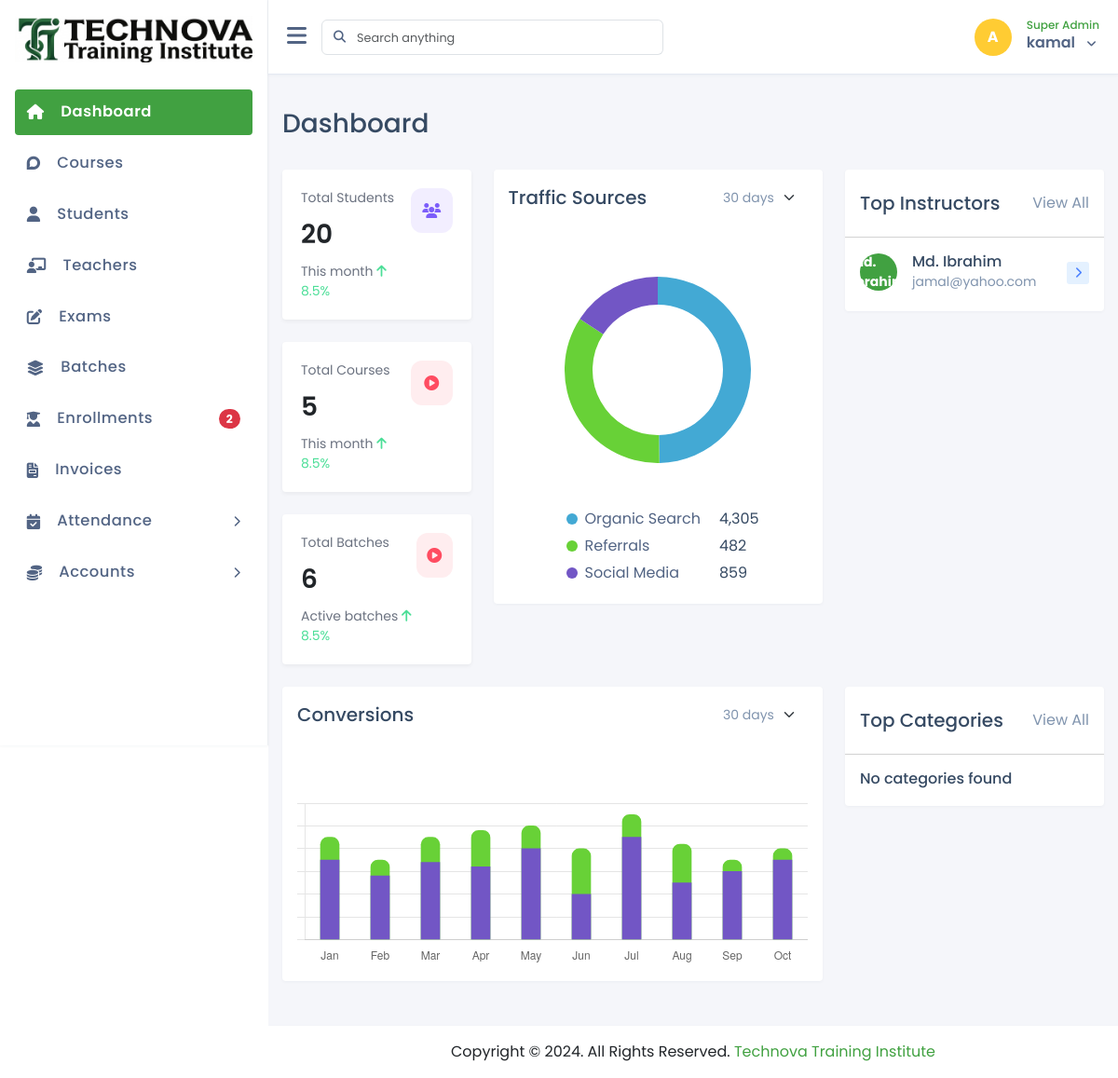
Before: /dashboard.php (signed in) with the older database file.
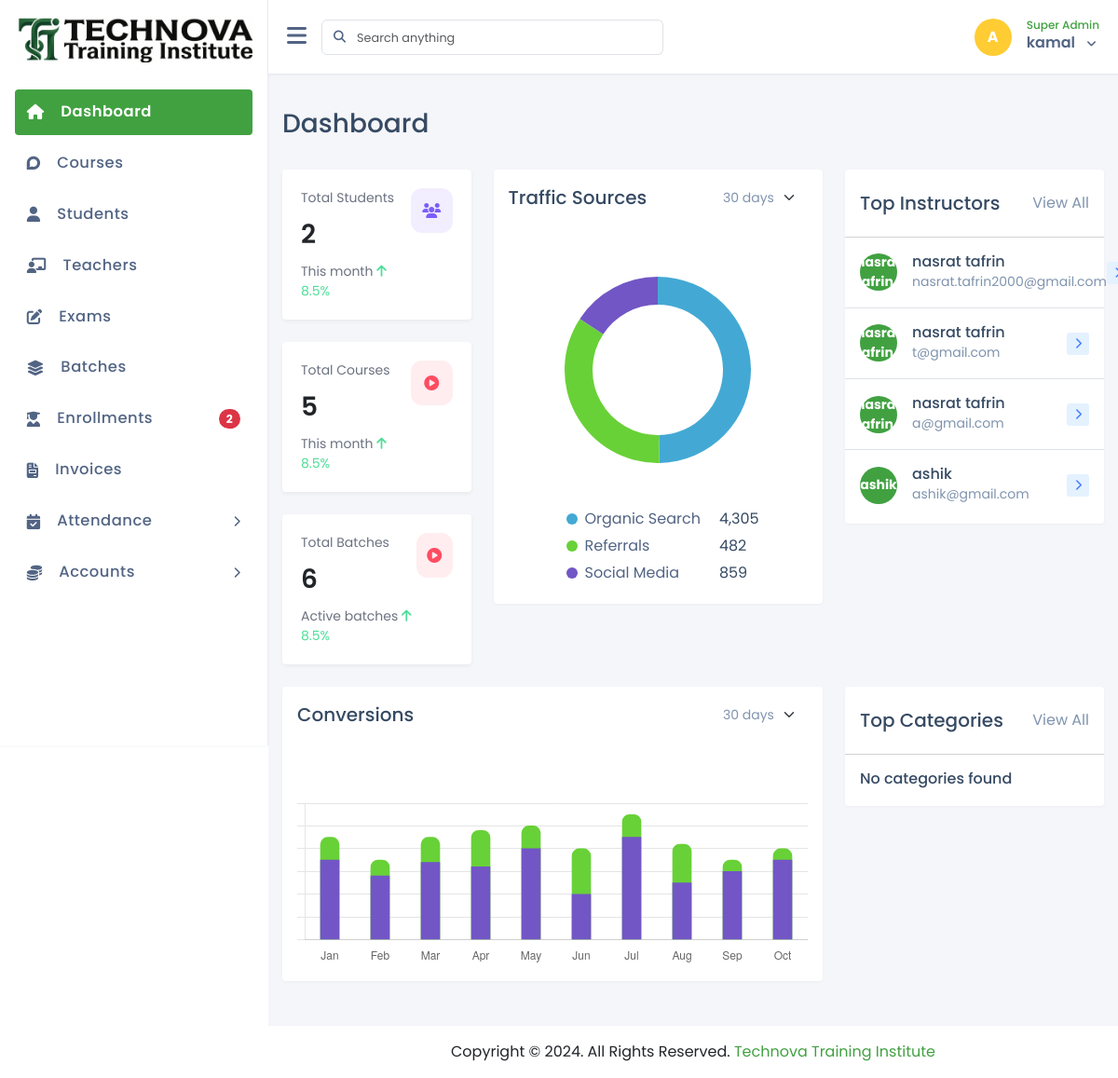
After: the same page with the newer database file.
### tables this page shows
CREATE TABLE `users` (
  `id` int(10) UNSIGNED NOT NULL,
  `full_name` varchar(100) NOT NULL,
  `email` varchar(100) NOT NULL,
  `phone` varchar(20) DEFAULT NULL,
  `password` varchar(255) NOT NULL,
  `role_id` int(11) NOT NULL,
  `status` tinyint(4) NOT NULL DEFAULT 1,
  `created_at` timestamp NOT NULL DEFAULT current_timestamp(),
  `updated_at` timestamp NOT NULL DEFAULT current_timestamp() ON UPDATE current_timestamp(),
  `deleted_at` datetime DEFAULT NULL
);

### crud/crud_class.php (called while the page is built, shortened)
<?php
class crud_class{
    private $host = "localhost";
    private $username = "root";
    private $password = "";
    private $database = "technova_training_institute";
    public $conn;
    public function __construct(){
        $this->conn = new mysqli($this->host, $this->username, $this->password, $this->database);
    }
    public function number_of_records($table){
        $sql = "SELECT COUNT(*) as total FROM $table";
        $rs = $this->conn->query($sql);
        if($rs->num_rows > 0){
            $row = $rs->fetch_object();
            return $row->total;
        } else {
            return 0;
        }
    }
    public function common_query($sql){
        $result=[
            "status"=>false,
            "data"=>[],
            "message"=>""
        ];
        $rs = $this->conn->query($sql);
        if($rs->num_rows > 0){
            $result["status"] = true;
            $result["message"] = "Records found";
            while($row = $rs->fetch_object()){
                $result["data"][] = $row;
            }
            return $result;
        } else {
            $result["message"] = "No records found";
            return $result;
        }
    }
}

### component/connection.php (called while the page is built, shortened)
<?php
    require_once  ($_SERVER['DOCUMENT_ROOT'] . "/technova_training_institute/crud/crud_class.php");
    $crud = new crud_class();
?>

### dashboard.php (the view, shortened to what the changed rows need)
<?php require_once "component/header.php"; ?>
<?php require_once "component/sidebar.php"; ?>
            <div class="main-content">
                <div class="mt-4">
                      <div class="row">
                             <div class="col-lg-3">
                                <div class="row">
                                  <div class="col-12 col-md-6 col-lg-12 mb-4">
                                      <div class="stats-card">
                                          <div class="d-flex justify-content-between align-items-start">
                                              <div>
                                                  <div class="stats-label">Total Students</div>
                                                  <div class="stats-value"><?php echo $crud->number_of_records("trainees"); ?></div>
                                                  <div class="trend-wrapper">
                                                      This month
                                                      <span class="trend-up">
                                                      </span>
                                                  </div>
                                              </div>
                                          </div>
                                      </div>
                                  </div>
                                </div>
                            </div>
                             <div class="col-lg-4 mb-4 mb-lg-0">
                              <div class="instructors-section card pb-1">
                                <div class="card-body p-0">
                                  <ul class="list-group list-group-flush">
                                    <?php
                                    $sql = "select user.full_name as trainer_name, user.email from trainers as trainer join users as user on trainer.user_id = user.id ";
                                    $instructors = $crud->common_query($sql);
                                    foreach ($instructors['data'] as $instructor) {
                                        echo '<li class="list-group-item d-flex align-items-center py-3">
                                                <div class="avatar rounded-circle bg-primary text-white me-3">'.$instructor->trainer_name .'</div>
                                                <div class="flex-grow-1">
                                                  <h6 class="mb-0 text-color-2">'.$instructor->trainer_name.'</h6>
                                                  <small class="text-color-3">'.$instructor->email.'</small>
                                                </div>
                                                <div class="text-end">
                                                  <i class="fa-solid fa-chevron-right arrow-icon"></i>
                                              </li>';
                                    }
                                    ?>
                                  </ul>
                                </div>
                              </div>
                             </div>
                      </div>
                </div>
            </div>
            <?php require_once "component/footer.php" ?>

Changed rows visible on the page:
removed users: full_name "Md. Ibrahim", email "jamal@yahoo.com"
added users: full_name "nasrat tafrin", email "nasrat.tafrin2000@gmail.com"
added users: full_name "nasrat tafrin", email "t@gmail.com"
added users: full_name "nasrat tafrin", email "a@gmail.com"
added users: full_name "ashik", email "ashik@gmail.com"
Other visible differences:
$crud->number_of_records("trainees"): "20" → "2"
